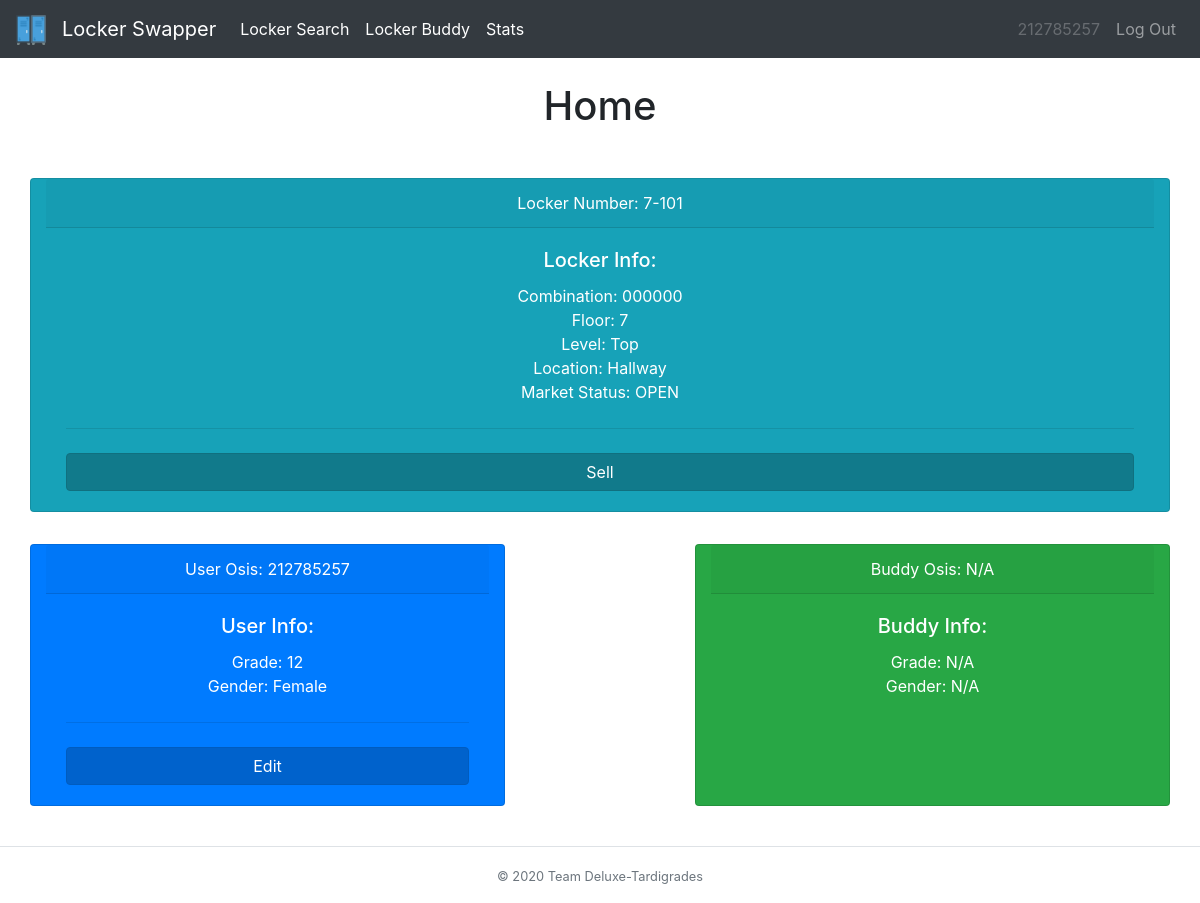
Page /home (signed in) on the earlier database version.
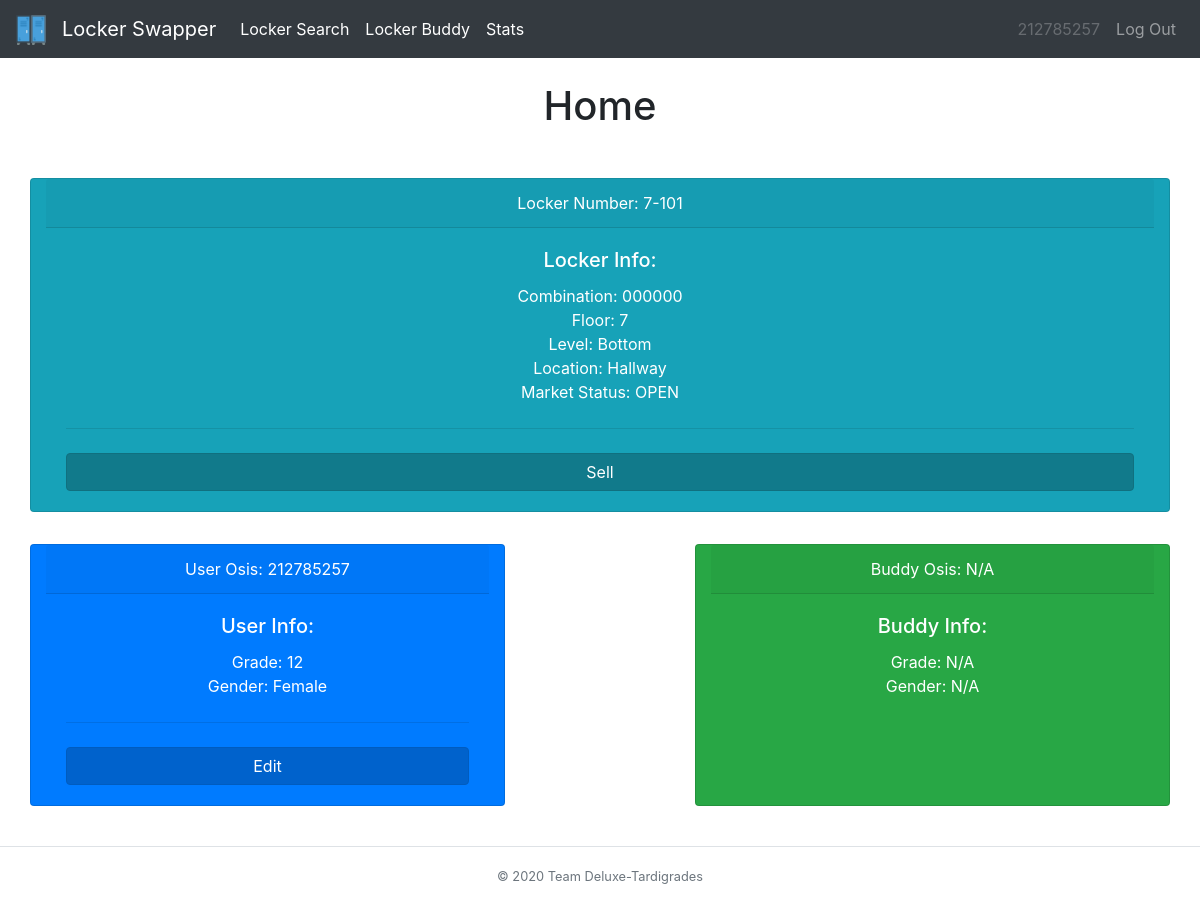
Same page on the later database version.
### tables this page shows
CREATE TABLE user_tbl (osis INT, password TEXT, locker INT, grade INT, buddy INT, survey TEXT, history TEXT, gender TEXT);

CREATE TABLE locker_tbl (locker INT, owner TEXT, combo TEXT, floor INT, level INT, location TEXT, status TEXT);

### __init__.py (the view)
@app.route("/home")
@login_required
def profile():
    user = db_manager.getUserInfo(session['osis'])
    buddy = ["N/A","N/A","N/A","N/A","N/A","N/A","N/A","N/A"]
    if len(user[4]) != 0:
        buddy = db_manager.getUserInfo(user[4])
    locker = db_manager.getLockerInfo(user[2])
    transactions = []
    if user[6] != '':
        transactions = user[6].split(",")
        for id in transactions:
            request=db_manager.getTransactionInfo(id)
            if len(request)>0:
                transactions.append(request)
    return render_template("home.html", heading="Home", user=user, buddy=buddy, locker=locker, transactions=transactions)

### __init__.py (called while the page is built)
def login_required(f):
    @wraps(f)
    def dec(*args, **kwargs):
        if 'osis' in session:
            return f(*args, **kwargs)
        flash('You must be logged in to view this page!', 'danger')
        return redirect('/')
    return dec

### db_builder.py (called while the page is built)
def execmany(cmd, inputs):
    db = sqlite3.connect(DB_FILE)
    c = db.cursor()
    output = c.execute(cmd, inputs)
    db.commit()
    return output

### db_manager.py (called while the page is built)
def getUserInfo(osis):
    q = "SELECT * from user_tbl WHERE osis=?"
    inputs = (osis,)
    data = execmany(q, inputs).fetchone()
    info = [data[0],data[1],data[2],data[3],data[4],data[5],data[6],data[7]]
    return info

def getLockerInfo(locker):
    q = "SELECT * from locker_tbl WHERE locker=?"
    inputs = (locker,)
    data = execmany(q, inputs).fetchone()
    info = [data[0],data[1],data[2],data[3],data[4],data[5],data[6]]
    return info

### templates/home.html (shortened to what this page needs)
{% extends "base.html" %}
{% block body %}
<div class="row">
  <div class="col-sm-12 col-md-12 col-lg-12 mx-auto">
    <div class="row">
      <div class="card text-white text-center bg-info my-3 col-md-12">
        <div class="card-header">Locker Number: {{locker[3]}}-{{locker[0]}}</div>
        <div class="card-body">
          <h5 class="card-title">Locker Info:</h5>
          <p class="card-text">Combination: {{locker[2]}} <br> Floor: {{locker[3]}} <br> Level: {{locker[4]}} <br> Location: {{locker[5]}} <br> Market Status: {{locker[6]}}</p>
          <hr class="my-4">
          <form action="#">
            <button type="submit" class="btn btn-info btn-block active">Sell</button>
          </form>
        </div>
      </div>
    </div>
    <div class="row">
      <div class="card text-white text-center bg-primary my-3 col-md-5">
        <div class="card-header">User Osis: {{user[0]}}</div>
        <div class="card-body">
          <h5 class="card-title">User Info:</h5>
          <p class="card-text">Grade: {{user[3]}} <br> Gender: {{user[7]}}</p>
          <hr class="my-4">
          <form action="/editprof">
            <button type="submit" class="btn btn-primary btn-block active">Edit</button>
          </form>
        </div>
      </div>
      <div class="col-md-2">
      </div>
      <div class="card text-white text-center bg-success my-3 col-md-5">
        <div class="card-header">Buddy Osis: {{buddy[0]}}</div>
        <div class="card-body">
          <h5 class="card-title">Buddy Info:</h5>
          <p class="card-text">Grade: {{buddy[3]}} <br> Gender: {{buddy[7]}}</p>
        </div>
      </div>
    </div>
  </div>
</div>
{% endblock %}

### templates/base.html (shortened to what this page needs)
{% from "macros/render_flashes.html" import render_flashes %}
<!DOCTYPE html>
<html>
    <head>
        <link rel="stylesheet" href="https://stackpath.bootstrapcdn.com/bootstrap/4.3.1/css/bootstrap.min.css">
    </head>
    <body>
      <nav class="navbar navbar-expand-lg navbar-dark bg-dark">
      <a class="navbar-brand" href="/home">
        <img src="/../static/lockericon.png" alt="" width="30" height="30">
      </a>
      <a class="navbar-brand" href="/home">Locker Swapper</a>
      <div class="collapse navbar-collapse" id="navbarSupportedContent">
        <ul class="navbar-nav mr-auto">
          <li class="nav-item active">
            <a class="nav-link" href="/locker">Locker Search</a>
          </li>
          <li class="nav-item active">
            <a class="nav-link" href="/buddy">Locker Buddy</a>
          </li>
          <li class="nav-item active">
            <a class="nav-link" href="/stats">Stats</a>
          </li>
        </ul>
        <ul class="navbar-nav navbar-right">
            <li class="nav-item">
                <a class="nav-link disabled">{{user[0]}}</a>
            </li>
            <li class="nav-item">
                <a class="nav-link" href="/logout">Log Out</a>
            </li>
        </ul>
      </div>
    </nav>
    <div class="container">
      {{ render_flashes() }}
      <h1 class="text-center">{{heading}}</h1>
      <br>
      {% block body %}
      {% endblock %}
    </div>
    <br>
    <footer class="footer-copyright text-center py-3 border-top">
        <small class="text-muted">© 2020 Team Deluxe-Tardigrades</small>
    </footer>
  </body>
</html>

### templates/macros/render_flashes.html (shortened to what this page needs)
{% macro render_flashes() %}
    <br>
{% endmacro %}

Differences in the rows shown:
changed locker_tbl "Hallway": level "Top" → "Bottom"
